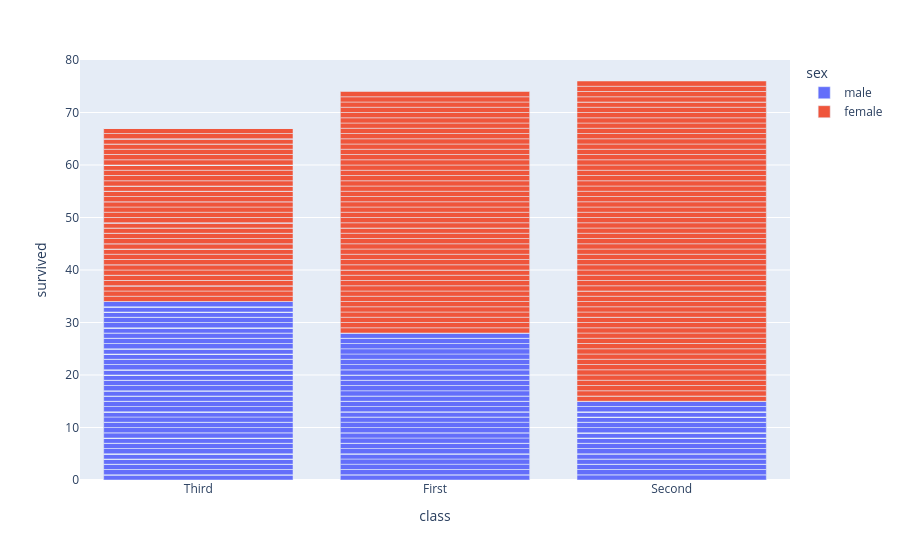

The notebook cell this image was saved under:
### Code cell
px.bar(new_df,x='class',y='survived',color='sex')

### Figure 1 — Plotly figure (JSON) as saved in the notebook; plotly's stock layout.template omitted (floating-point values rounded to 4 significant figures; data arrays with more than 128 entries replaced by an {"elided": "..."} marker saying what was removed)
{"data": [{"hovertemplate": "sex=male<br>class=%{x}<br>survived=%{y}<extra></extra>", "legendgroup": "male", "marker": {"color": "#636efa", "pattern": {"shape": ""}}, "name": "male", "orientation": "v", "showlegend": true, "textposition": "auto", "type": "bar", "x": {"elided": "441 str values"}, "xaxis": "x", "y": {"elided": "441 int values"}, "yaxis": "y"}, {"hovertemplate": "sex=female<br>class=%{x}<br>survived=%{y}<extra></extra>", "legendgroup": "female", "marker": {"color": "#EF553B", "pattern": {"shape": ""}}, "name": "female", "orientation": "v", "showlegend": true, "textposition": "auto", "type": "bar", "x": {"elided": "203 str values"}, "xaxis": "x", "y": {"elided": "203 int values"}, "yaxis": "y"}], "layout": {"barmode": "relative", "legend": {"title": {"text": "sex"}, "tracegroupgap": 0}, "margin": {"t": 60}, "xaxis": {"anchor": "y", "domain": [0, 1], "title": {"text": "class"}}, "yaxis": {"anchor": "x", "domain": [0, 1], "title": {"text": "survived"}}}}
